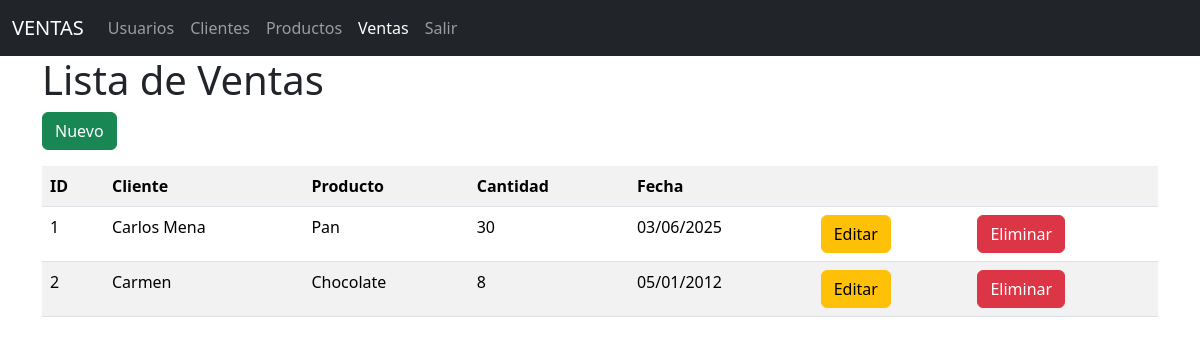
/ventas/, run on the app's committed database.
### models/venta_model.py (models this page shows, shortened)
class Venta(db.Model):
    __tablename__ = 'ventas'
    id = db.Column(db.Integer, primary_key=True)
    cliente_id = db.Column(db.Integer, db.ForeignKey('clientes.id'), nullable=False)
    producto_id = db.Column(db.Integer, db.ForeignKey('productos.id'), nullable=False)
    cantidad = db.Column(db.Integer, nullable=False)
    fecha = db.Column(db.DateTime, nullable=False)
    cliente = db.relationship('Cliente', back_populates='ventas')
    producto = db.relationship('Producto', back_populates='ventas')
    @staticmethod
    def get_all():
        return Venta.query.all()

### models/cliente_model.py (models this page shows, shortened)
class Cliente(db.Model):
    __tablename__ = 'clientes'
    id = db.Column(db.Integer, primary_key=True)
    nombre = db.Column(db.String(80), nullable=False)
    email = db.Column(db.String(100), nullable=False)
    telefono = db.Column(db.String(20), nullable=False)
    ventas = db.relationship('Venta', back_populates='cliente')

### models/producto_model.py (models this page shows, shortened)
class Producto(db.Model):
    __tablename__ = 'productos'
    id = db.Column(db.Integer, primary_key=True)
    descripcion = db.Column(db.String(120), nullable=False)
    precio = db.Column(db.Float(11,2), nullable=False)
    stock = db.Column(db.Integer, nullable=False)
    ventas = db.relationship('Venta', back_populates='producto')

### controllers/venta_controller.py (the view)
@venta_bp.route('/')
def index():
    ventas = Venta.get_all()
    return venta_view.list(ventas)

### run.py (called while the page is built)
@app.context_processor
def inject_active_path():
    def is_active(path):
        return 'active' if request.path == path else ''
    return (dict(is_active = is_active))

### views/venta_view.py (called while the page is built)
def list(ventas):
    return render_template('ventas/index.html', ventas=ventas)

### templates/ventas/index.html (shortened to what this page needs)
{% extends 'base.html' %}
{% block content %}
<h1>Lista de Ventas</h1>
<a href="{{ url_for('venta.create') }}" class="btn btn-success mb-3">Nuevo</a>
<table class="table table-striped">
    <tr>
        <th>ID</th>
        <th>Cliente</th>
        <th>Producto</th>
        <th>Cantidad</th>
        <th>Fecha</th>
        <th></th>
        <th></th>
    </tr>
    {% for item in ventas %}
    <tr>
        <td>{{item.id}}</td>
        <td>{{item.cliente.nombre}}</td>
        <td>{{item.producto.descripcion}}</td>
        <td>{{item.cantidad}}</td>
        <td>{{item.fecha.strftime('%d/%m/%Y')}}</td>
        <td>
            <a href="{{ url_for('venta.edit',id=item.id) }}" class="btn btn-warning">Editar</a>
        </td>
        <td>
            <a href="{{ url_for('venta.delete',id=item.id) }}" class="btn btn-danger">Eliminar</a>
        </td>
    </tr>
    {% endfor %}
</table>
{% endblock  %}

### data on the page
Venta: id "1", cliente.nombre "Carlos Mena", producto.descripcion "Pan", cantidad "30", fecha "03/06/2025"
Venta: id "2", cliente.nombre "Carmen", producto.descripcion "Chocolate", cantidad "8", fecha "05/01/2012"
